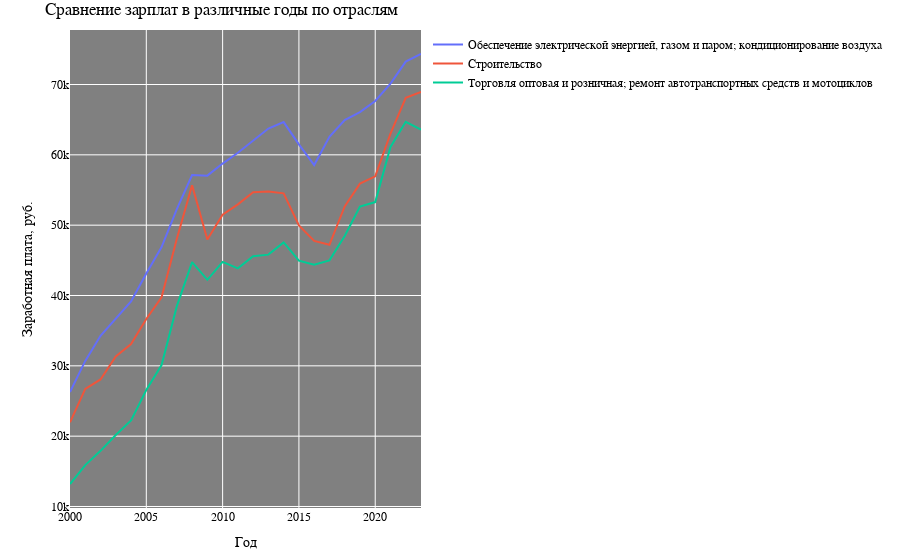

The notebook cell saved with this chart:
### Code cell
d2023 = data.copy()
for year in range(2000, 2024):
    d2023[year] = compound(year, 2023, d2023[year])

fig = go.Figure()
for sphere in spheres:
    dt = d2023[d2023['Наименование отрасли'] == sphere].drop(columns=['Наименование отрасли']).squeeze()
    fig.add_trace(go.Scatter(x=dt.index, y=dt.values, name=sphere))
fig.update_layout(
    title='Сравнение зарплат в различные годы по отраслям',
    xaxis_title='Год',
    yaxis_title='Заработная плата, руб.',
    plot_bgcolor='gray',  # Цвет фона графика
    font=dict(family='Montserrat', size=12, color='black'),  # Настройки шрифта
    margin=dict(l=70, t=30, b=20)
)

fig.show()

### Figure 1 — Plotly figure (JSON) as saved in the notebook; plotly's stock layout.template omitted (floating-point values rounded to 4 significant figures)
{"data": [{"name": "Обеспечение электрической энергией, газом и паром; кондиционирование воздуха", "type": "scatter", "x": [2000, 2001, 2002, 2003, 2004, 2005, 2006, 2007, 2008, 2009, 2010, 2011, 2012, 2013, 2014, 2015, 2016, 2017, 2018, 2019, 2020, 2021, 2022, 2023], "y": [26260.0, 30700.0, 34260.0, 36710.0, 39150.0, 43130.0, 46890.0, 52280.0, 57130.0, 57040.0, 58760.0, 60300.0, 62040.0, 63730.0, 64660.0, 61490.0, 58550.0, 62570.0, 64930.0, 66070.0, 67650.0, 70120.0, 73250.0, 74350.0]}, {"name": "Строительство", "type": "scatter", "x": [2000, 2001, 2002, 2003, 2004, 2005, 2006, 2007, 2008, 2009, 2010, 2011, 2012, 2013, 2014, 2015, 2016, 2017, 2018, 2019, 2020, 2021, 2022, 2023], "y": [21960.0, 26720.0, 28060.0, 31340.0, 33090.0, 36660.0, 39730.0, 48070.0, 55680.0, 47960.0, 51500.0, 52950.0, 54690.0, 54780.0, 54530.0, 49980.0, 47770.0, 47210.0, 52670.0, 55910.0, 56940.0, 63010.0, 68100.0, 68940.0]}, {"name": "Торговля оптовая и розничная; ремонт автотранспортных средств и мотоциклов", "type": "scatter", "x": [2000, 2001, 2002, 2003, 2004, 2005, 2006, 2007, 2008, 2009, 2010, 2011, 2012, 2013, 2014, 2015, 2016, 2017, 2018, 2019, 2020, 2021, 2022, 2023], "y": [13180.0, 15890.0, 17920.0, 20160.0, 22230.0, 26560.0, 30100.0, 38490.0, 44750.0, 42230.0, 44770.0, 43860.0, 45590.0, 45810.0, 47560.0, 44950.0, 44370.0, 44990.0, 48470.0, 52640.0, 53280.0, 61130.0, 64700.0, 63570.0]}], "layout": {"font": {"color": "black", "family": "Montserrat", "size": 12}, "margin": {"b": 20, "l": 70, "t": 30}, "plot_bgcolor": "gray", "title": {"text": "Сравнение зарплат в различные годы по отраслям"}, "xaxis": {"title": {"text": "Год"}}, "yaxis": {"title": {"text": "Заработная плата, руб."}}}}
